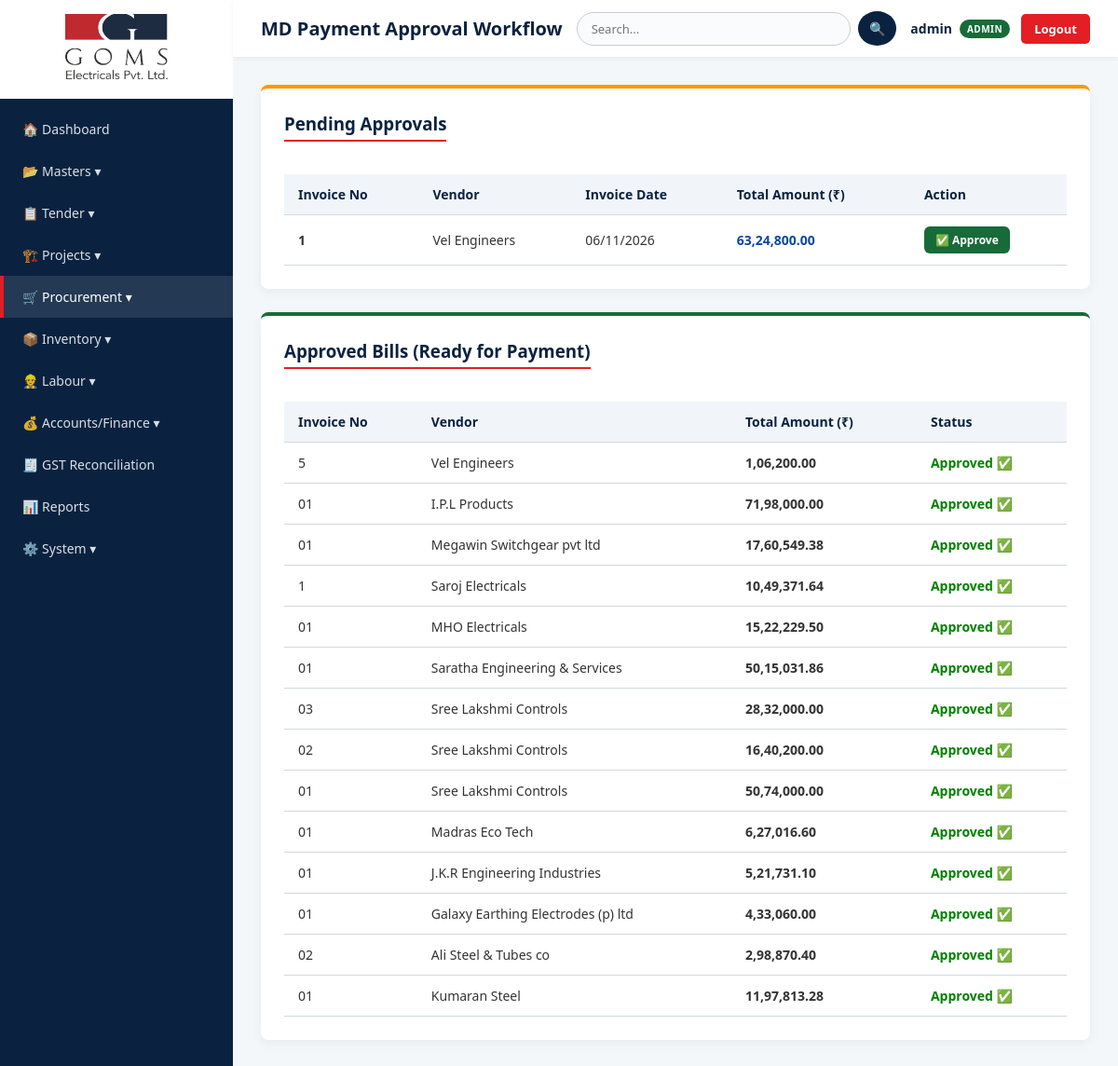
The page /md_approval (signed in) on the database its author committed.
### tables this page shows
CREATE TABLE purchases (id INTEGER PRIMARY KEY AUTOINCREMENT, po_number TEXT, project_name TEXT NOT NULL, supplier_name TEXT NOT NULL, invoice_number TEXT NOT NULL, invoice_date TEXT, material_description TEXT, quantity REAL DEFAULT 0, rate REAL DEFAULT 0, gst_rate REAL DEFAULT 0, subtotal REAL DEFAULT 0, gst_amount REAL DEFAULT 0, total_amount REAL DEFAULT 0, md_approval TEXT DEFAULT 'Pending', approved_amount REAL DEFAULT 0, payment_status TEXT DEFAULT 'Pending');

### app.py (the view)
@app.route("/md_approval")
def md_approval():
    if not session.get("username"): return redirect(url_for("login"))
    conn = get_db(); p = conn.execute("SELECT * FROM purchases WHERE md_approval='Pending' ORDER BY id DESC").fetchall(); a = conn.execute("SELECT * FROM purchases WHERE md_approval='Approved' ORDER BY id DESC").fetchall()
    pwp = []
    for x in p:
        d = dict(x); b = conn.execute("SELECT SUM(amount) FROM poq WHERE project_name=?", (d.get('project_name',''),)).fetchone()[0] or 0
        dn = conn.execute("SELECT SUM((IFNULL(wp.qty_supply,0)*IFNULL(bq.supply_rate,0))+(IFNULL(wp.qty_erection,0)*IFNULL(bq.erection_rate,0))) FROM work_progress wp JOIN poq bq ON wp.boq_item_id=bq.id WHERE wp.project_name=?", (d.get('project_name',''),)).fetchone()[0] or 0
        d['boq_value'] = b; d['done_value'] = dn; d['progress_pct'] = round((dn/b*100) if b>0 else 0, 1); pwp.append(d)
    conn.close(); return render_template("md_approval.html", pending=pwp, approved=a)

### app.py (called while the page is built, shortened)
@app.after_request
def add_header(response):
    response.headers["Cache-Control"] = "no-cache, no-store, must-revalidate, public, max-age=0"
    response.headers["Pragma"] = "no-cache"
    response.headers["Expires"] = "0"
    return response

@app.template_filter('dateformat')
def dateformat(value, format='%d/%m/%Y'):
    if not value: return "-"
    try: return datetime.strptime(value, '%Y-%m-%d').strftime(format)
    except: return value

@app.template_filter('inr')
def format_inr(number):
    if number is None: return "0.00"
    try: number = float(number)
    except: return "0.00"
    is_negative = False
    if number < 0:
        is_negative = True
        number = abs(number)
    s = f"{number:.2f}"
    integer_part, decimal_part = s.split(".")
    if len(integer_part) > 3:
        last_three = integer_part[-3:]
        remaining = integer_part[:-3]
        groups = []
        while len(remaining) > 2:
            groups.insert(0, remaining[-2:])
            remaining = remaining[:-2]
        if remaining: groups.insert(0, remaining)
        formatted_integer = ",".join(groups) + "," + last_three
    else: formatted_integer = integer_part
    result = formatted_integer + "." + decimal_part
    if is_negative: result = "-" + result
    return result

def get_db():
    conn = sqlite3.connect(DATABASE, timeout=20)
    conn.row_factory = sqlite3.Row
    return conn

@app.before_request
def restrict_site_supervisor():
    if not session.get("username"): return

### templates/md_approval.html (shortened to what this page needs)
{% extends "base.html" %}
{% block page_title %}MD Payment Approval Workflow{% endblock %}
{% block content %}
<div class="card" style="border-top: 4px solid #ff9800;">
    <h3>Pending Approvals</h3>
    <div class="table-wrap">
        <table>
            <thead>
                <tr>
                    <th>Invoice No</th>
                    <th>Vendor</th>
                    <th>Invoice Date</th>
                    <th>Total Amount (₹)</th>
                    <th class="no-print">Action</th>
                </tr>
            </thead>
            <tbody>
                {% for p in pending %}
                <tr>
                    <td><strong>{{ p['invoice_number'] }}</strong></td>
                    <td>{{ p['supplier_name'] }}</td>
                    <td>{{ p['invoice_date'] | dateformat }}</td>
                    <td style="font-weight: bold; color: #0d47a1;">{{ (p['total_amount'] or 0) | inr }}</td>
                    <td class="no-print">
                        <a href="{{ url_for('md_approve', id=p['id']) }}" class="btn" style="background: #176b38; padding: 6px 12px; font-size: 12px;" onclick="return confirm('Approve this bill for payment?');">✅ Approve</a>
                    </td>
                </tr>
                {% else %}
                <tr><td colspan="5" style="text-align: center; padding: 20px;">No pending approvals.</td></tr>
                {% endfor %}
            </tbody>
        </table>
    </div>
</div>
<div class="card" style="border-top: 4px solid #176b38;">
    <h3>Approved Bills (Ready for Payment)</h3>
    <div class="table-wrap">
        <table>
            <thead>
                <tr>
                    <th>Invoice No</th>
                    <th>Vendor</th>
                    <th>Total Amount (₹)</th>
                    <th>Status</th>
                </tr>
            </thead>
            <tbody>
                {% for p in approved %}
                <tr>
                    <td>{{ p['invoice_number'] }}</td>
                    <td>{{ p['supplier_name'] }}</td>
                    <td style="font-weight: bold;">{{ (p['total_amount'] or 0) | inr }}</td>
                    <td><span style="color: green; font-weight: bold;">Approved ✅</span></td>
                </tr>
                {% else %}
                <tr><td colspan="4" style="text-align: center; padding: 20px;">No approved bills yet.</td></tr>
                {% endfor %}
            </tbody>
        </table>
    </div>
</div>
{% endblock %}

### templates/base.html (style rules this page uses)
:root { --primary-blue: #0a2240; --accent-red: #e31e24; --bg-light: #f4f7f9; --text-dark: #333; --text-light: #666; --white: #ffffff; --border: #d1d9e2; }
* { box-sizing: border-box; margin: 0; padding: 0; font-family: 'Segoe UI', Tahoma, Geneva, Verdana, sans-serif; }
body { background-color: var(--bg-light); color: var(--text-dark); display: flex; min-height: 100vh; }
.card { background: var(--white); border-radius: 8px; padding: 25px; box-shadow: 0 4px 12px rgba(0,0,0,0.05); margin-bottom: 25px; }
.card h3 { margin-bottom: 20px; color: var(--primary-blue); border-bottom: 2px solid var(--accent-red); display: inline-block; padding-bottom: 5px; }
.btn { background: var(--primary-blue); color: var(--white); border: none; padding: 12px 20px; border-radius: 6px; cursor: pointer; font-size: 15px; font-weight: bold; transition: 0.3s; display: inline-block; text-decoration: none; }
.table-wrap { overflow-x: auto; }
table { width: 100%; border-collapse: collapse; margin-top: 15px; }
th, td { padding: 12px 15px; text-align: left; border-bottom: 1px solid var(--border); font-size: 14px; }
th { background: #f1f5f9; color: var(--primary-blue); font-weight: bold; }

### rows shown on the page
purchases: invoice_number "1", supplier_name "Vel Engineers", invoice_date "06/11/2026", total_amount "63,24,800.00"
purchases: invoice_number "5", supplier_name "Vel Engineers", total_amount "1,06,200.00"
purchases: invoice_number "01", supplier_name "I.P.L Products", total_amount "71,98,000.00"
purchases: invoice_number "01", supplier_name "Megawin Switchgear pvt ltd", total_amount "17,60,549.38"
purchases: invoice_number "1", supplier_name "Saroj Electricals", total_amount "10,49,371.64"
purchases: invoice_number "01", supplier_name "MHO Electricals", total_amount "15,22,229.50"
purchases: invoice_number "01", supplier_name "Saratha Engineering & Services", total_amount "50,15,031.86"
purchases: invoice_number "03", supplier_name "Sree Lakshmi Controls", total_amount "28,32,000.00"
purchases: invoice_number "02", supplier_name "Sree Lakshmi Controls", total_amount "16,40,200.00"
purchases: invoice_number "01", supplier_name "Sree Lakshmi Controls", total_amount "50,74,000.00"
purchases: invoice_number "01", supplier_name "Madras Eco Tech", total_amount "6,27,016.60"
purchases: invoice_number "01", supplier_name "J.K.R Engineering Industries", total_amount "5,21,731.10"
purchases: invoice_number "01", supplier_name "Galaxy Earthing Electrodes (p) ltd", total_amount "4,33,060.00"
purchases: invoice_number "02", supplier_name "Ali Steel & Tubes co", total_amount "2,98,870.40"
purchases: invoice_number "01", supplier_name "Kumaran Steel", total_amount "11,97,813.28"

### other values the page prints
{{ session['username'] }} "admin"
{{ user_role }} "ADMIN"
